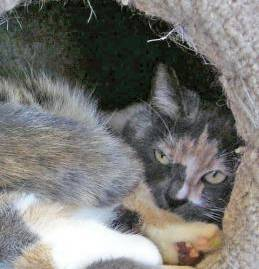
#> input picture im_data/cats/cat.1003.jpg, 259 x 269 px
$ jupyter execute Untitled.ipynb
#> lines starting #> are read from the running program, lines starting #| are printed output that depends on the picture
### Machine Learning Review and Extension

[cell 1]
import numpy as np
import matplotlib.pyplot as plt

[cell 2]
im = plt.imread('im_data/cats/cat.1003.jpg')
#> im is the input picture: shape (269, 259, 3); mean R, G, B 119.5, 118.3, 115.1

[cell 3]
im.shape
#> Out = (269, 259, 3)

[cell 4]
conv_filter = np.random.random(size = 9).reshape(3, 3)

[cell 5]
newim = np.zeros(im.shape)

[cell 6]
from skimage import io
img = io.imread('im_data/cats/cat.1003.jpg', as_gray=True)
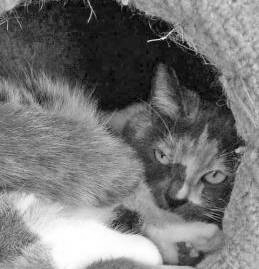
#> img: shape (269, 259) float64; min 0, max 1, mean 0.464

[cell 7]
plt.imshow(img)

[cell 8]
newim = np.zeros(img.shape)
conv_filter = np.random.normal(size = 9).reshape(3, 3)

[cell 9]
for i in range(img.shape[0]-3):
    for j in range(img.shape[1] - 3):
        newim[i:i+3, j:j+3] = img[i:i+3, j:j+3]*conv_filter
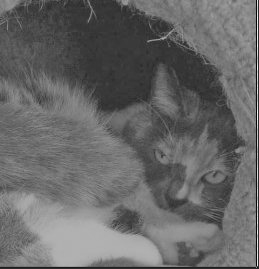
#> newim: shape (269, 259) float64; min -0.407, max 2, mean 0.576; drawn with min black and max white

[cell 10]
newim[:2, :2]
#> Out = [[0.86, 0.845], [0.83, 0.82]]

[cell 11]
newim.shape
#> Out = (269, 259)

[cell 12]
fig, ax = plt.subplots(1, 2, figsize = (15, 6))
ax[0].imshow(im, cmap = 'gray')
ax[1].imshow(newim, cmap = 'gray')
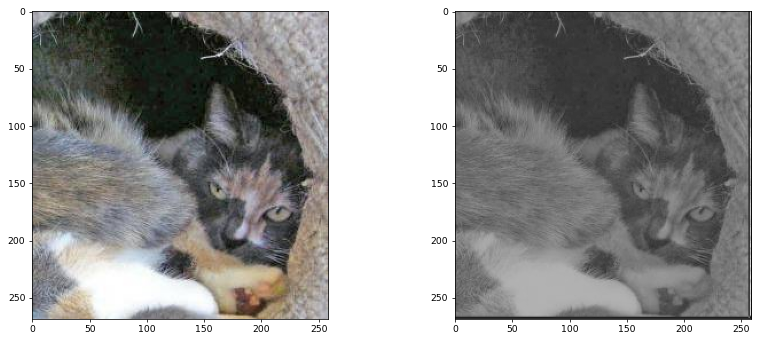
#> figure drawn by matplotlib, 2 panels

$ run again, with im_data/cats/cat.2427.jpg copied over im_data/cats/cat.1003.jpg
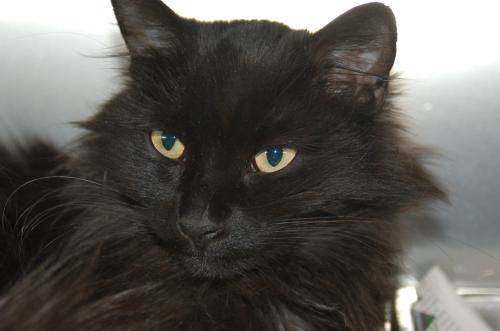
#> input picture im_data/cats/cat.2427.jpg, 500 x 331 px
#> im is the input picture: shape (331, 500, 3); mean R, G, B 93.4, 90.7, 86.7
#> after the loop `for i in range(img.shape[0]-3):`:
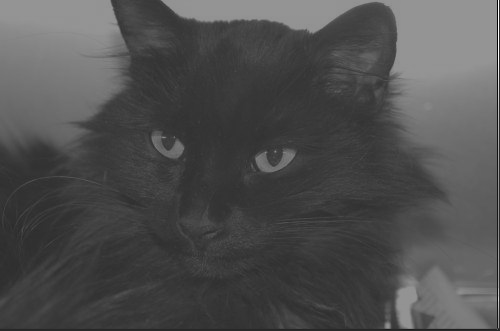
#> newim: shape (331, 500) float64; min -0.506, max 2.55, mean 0.447; drawn with min black and max white
#> `newim[:2, :2]`: Out = [[1.27, 1.27], [1.27, 1.27]]
#> `[cell 12] fig, ax = plt.subplots(1, 2, figsize = (15, 6)) ax[0].imshow..`:
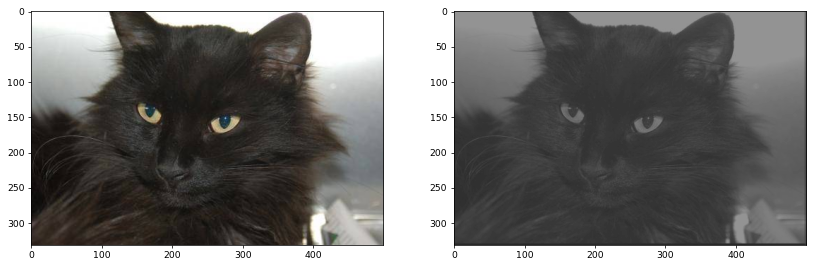
#> figure drawn by matplotlib, 2 panels

$ run again, with im_data/cats/cat.2447.jpg copied over im_data/cats/cat.1003.jpg
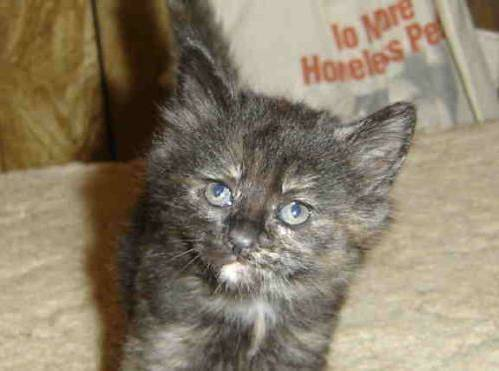
#> input picture im_data/cats/cat.2447.jpg, 499 x 371 px
#> im is the input picture: shape (371, 499, 3); mean R, G, B 138.8, 126.6, 105.7
#> after the loop `for i in range(img.shape[0]-3):`:
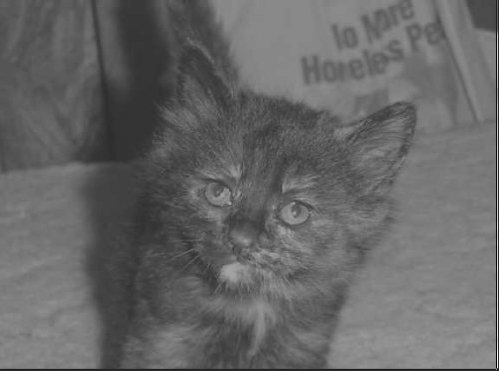
#> newim: shape (371, 499) float64; min -0.438, max 2.2, mean 0.627; drawn with min black and max white
#> `newim[:2, :2]`: Out = [[0.489, 0.499], [0.484, 0.494]]
#> `[cell 12] fig, ax = plt.subplots(1, 2, figsize = (15, 6)) ax[0].imshow..`:
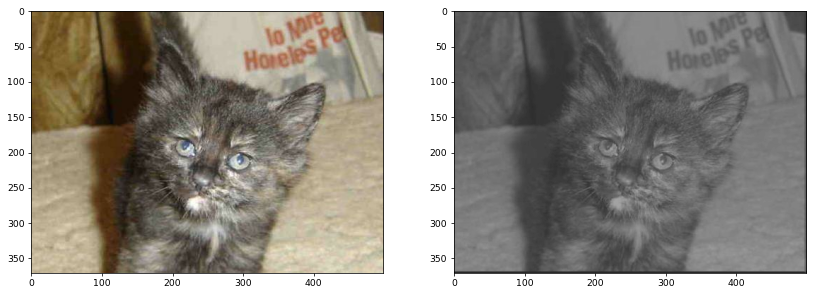
#> figure drawn by matplotlib, 2 panels

$ run again, with im_data/cats/cat.253.jpg copied over im_data/cats/cat.1003.jpg
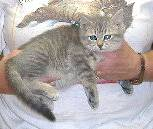
#> input picture im_data/cats/cat.253.jpg, 153 x 129 px
#> im is the input picture: shape (129, 153, 3); mean R, G, B 176.7, 169.8, 168.3
#> after the loop `for i in range(img.shape[0]-3):`:
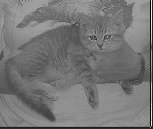
#> newim: shape (129, 153) float64; min -0.477, max 2.31, mean 0.823; drawn with min black and max white
#> `newim[:2, :2]`: Out = [[1.13, 1.12], [1.02, 1.06]]
#> `[cell 12] fig, ax = plt.subplots(1, 2, figsize = (15, 6)) ax[0].imshow..`:
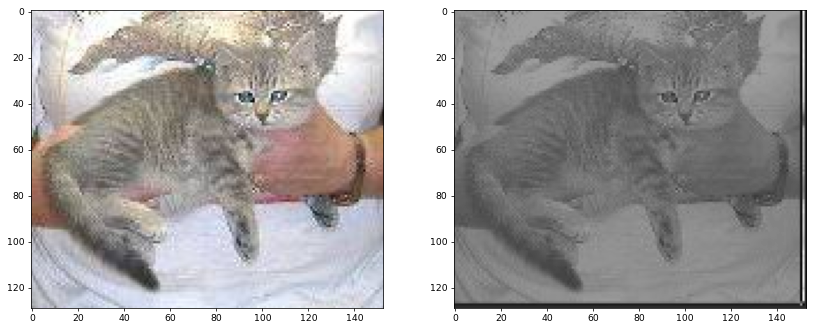
#> figure drawn by matplotlib, 2 panels
